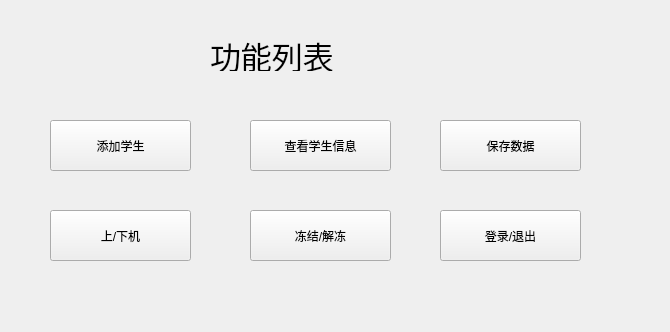
<?xml version="1.0" encoding="UTF-8"?>
<ui version="4.0">
 <class>Menu</class>
 <widget class="QWidget" name="Menu">
  <property name="geometry">
   <rect>
    <x>0</x>
    <y>0</y>
    <width>670</width>
    <height>332</height>
   </rect>
  </property>
  <property name="windowTitle">
   <string>Form</string>
  </property>
  <widget class="QLabel" name="label">
   <property name="geometry">
    <rect>
     <x>210</x>
     <y>40</y>
     <width>221</width>
     <height>31</height>
    </rect>
   </property>
   <property name="font">
    <font>
     <pointsize>23</pointsize>
    </font>
   </property>
   <property name="text">
    <string>功能列表</string>
   </property>
  </widget>
  <widget class="QPushButton" name="SaveData">
   <property name="geometry">
    <rect>
     <x>440</x>
     <y>120</y>
     <width>141</width>
     <height>51</height>
    </rect>
   </property>
   <property name="text">
    <string>保存数据</string>
   </property>
  </widget>
  <widget class="QPushButton" name="ViewData">
   <property name="geometry">
    <rect>
     <x>250</x>
     <y>120</y>
     <width>141</width>
     <height>51</height>
    </rect>
   </property>
   <property name="text">
    <string>查看学生信息</string>
   </property>
  </widget>
  <widget class="QPushButton" name="AddStudent">
   <property name="geometry">
    <rect>
     <x>50</x>
     <y>120</y>
     <width>141</width>
     <height>51</height>
    </rect>
   </property>
   <property name="text">
    <string>添加学生</string>
   </property>
  </widget>
  <widget class="QPushButton" name="UsenUnuse">
   <property name="enabled">
    <bool>true</bool>
   </property>
   <property name="geometry">
    <rect>
     <x>50</x>
     <y>210</y>
     <width>141</width>
     <height>51</height>
    </rect>
   </property>
   <property name="text">
    <string>上/下机</string>
   </property>
  </widget>
  <widget class="QPushButton" name="FreezenUnF">
   <property name="geometry">
    <rect>
     <x>250</x>
     <y>210</y>
     <width>141</width>
     <height>51</height>
    </rect>
   </property>
   <property name="text">
    <string>冻结/解冻</string>
   </property>
  </widget>
  <widget class="QPushButton" name="lio">
   <property name="geometry">
    <rect>
     <x>440</x>
     <y>210</y>
     <width>141</width>
     <height>51</height>
    </rect>
   </property>
   <property name="text">
    <string>登录/退出</string>
   </property>
  </widget>
 </widget>
 <resources/>
 <connections/>
</ui>
